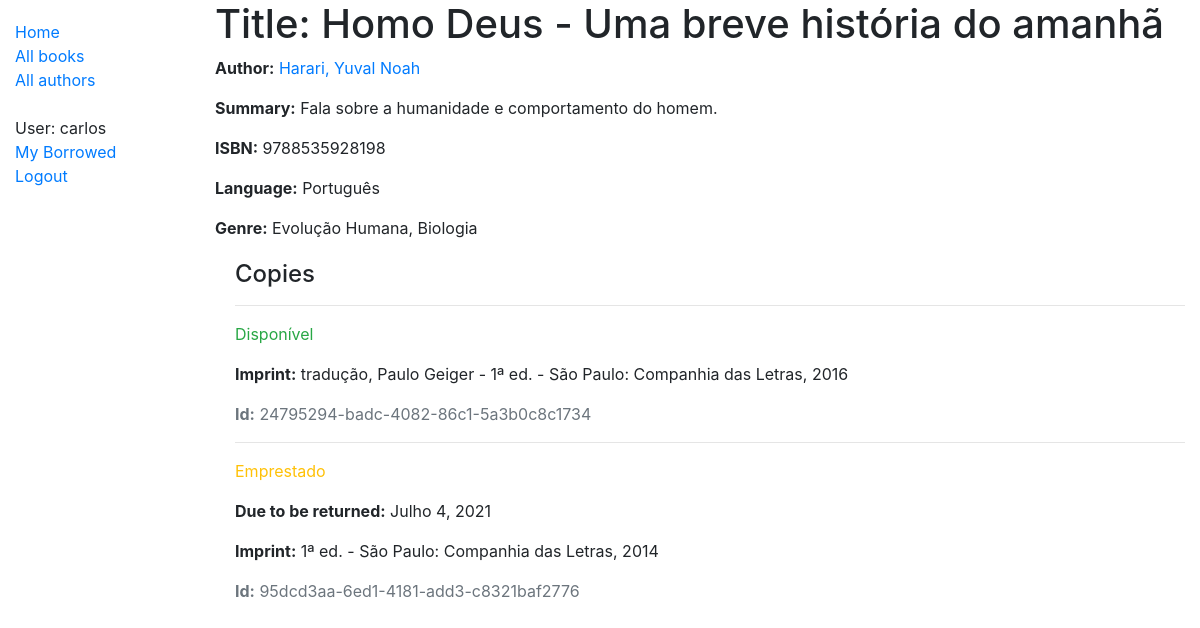
Before: /catalog/book/3 (signed in) with the older database file.
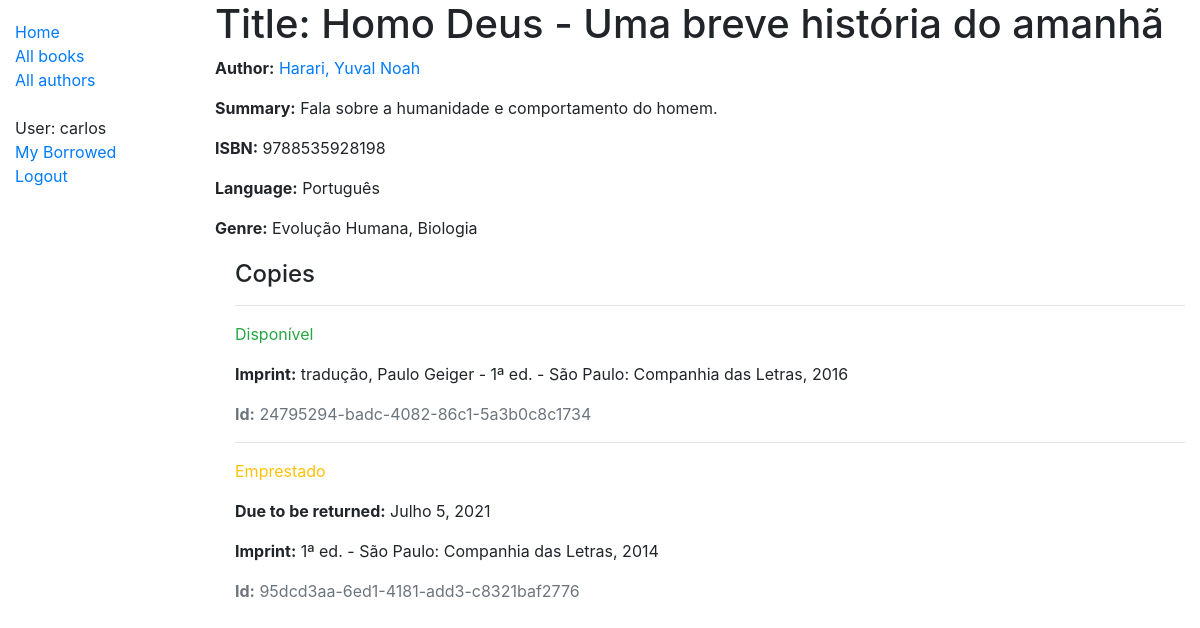
After: the same page with the newer database file.
### catalog/models.py (models this page shows, shortened)
class BookInstance(models.Model):
    id = models.UUIDField(primary_key=True, default=uuid.uuid4, help_text='Id única para este livro em toda a '
                                                                          'biblioteca')
    book = models.ForeignKey('Book', on_delete=models.RESTRICT, null=True)
    imprint = models.CharField(max_length=200)
    due_back = models.DateField(null=True, blank=True)
    borrower = models.ForeignKey(User, on_delete=models.SET_NULL, null=True, blank=True)
    LOAN_STATUS = (
        ('m', 'Manutenção'),
        ('o', 'Emprestado'),
        ('a', 'Disponível'),
        ('r', 'Reservado'),
    )
    status = models.CharField(
        max_length=1,
        choices=LOAN_STATUS,
        blank=True,
        default='m',
        help_text='Disponibilidade de Livro',
    )
    class Meta:
        ordering = ['due_back']
        permissions = (("can_mark_returned", "marcar como devolvido"),)

### catalog/views.py (the view)
# urls.py: path('book/<int:pk>', views.BookDetailView.as_view(), name='book-detail'),
class BookDetailView(LoginRequiredMixin, generic.DetailView):
    model = Book
    login_url = '/accounts/login/'
    redirect_field_name = 'redirect_to'

### catalog/models.py (called while the page is built)
    def __str__(self):
        return self.name

    def __str__(self):
        return self.name

    def __str__(self):
        return f'{self.last_name}, {self.first_name}'

### catalog/templates/catalog/book_detail.html
{% extends "base_generic.html" %}
{% block content %}
  <h1>Title: {{ book.title }}</h1>
  <p><strong>Author:</strong> <a href="{% url 'author-detail' book.author.pk %}">{{ book.author }}</a></p>
  <p><strong>Summary:</strong> {{ book.summary }}</p>
  <p><strong>ISBN:</strong> {{ book.isbn }}</p>
  <p><strong>Language:</strong> {{ book.language }}</p>
  <p><strong>Genre:</strong> {% for genre in book.genre.all %} {{ genre }}{% if not forloop.last %}, {% endif %}{% endfor %}</p>
  <div style="margin-left:20px;margin-top:20px">
    <h4>Copies</h4>
    {% for copy in book.bookinstance_set.all %}
      <hr>
      <p class="{% if copy.status == 'a' %}text-success{% elif copy.status == 'm' %}text-danger{% else %}text-warning{% endif %}">{{ copy.get_status_display }}</p>
      {% if copy.status != 'a' %}
        <p><strong>Due to be returned:</strong> {{copy.due_back}}</p>
      {% endif %}
      <p><strong>Imprint:</strong> {{copy.imprint}}</p>
      <p class="text-muted"><strong>Id:</strong> {{copy.id}}</p>
    {% endfor %}
  </div>
{% endblock %}

Changed rows visible on the page:
changed BookInstance "Emprestado": due_back "Julho 4, 2021" → "Julho 5, 2021"
